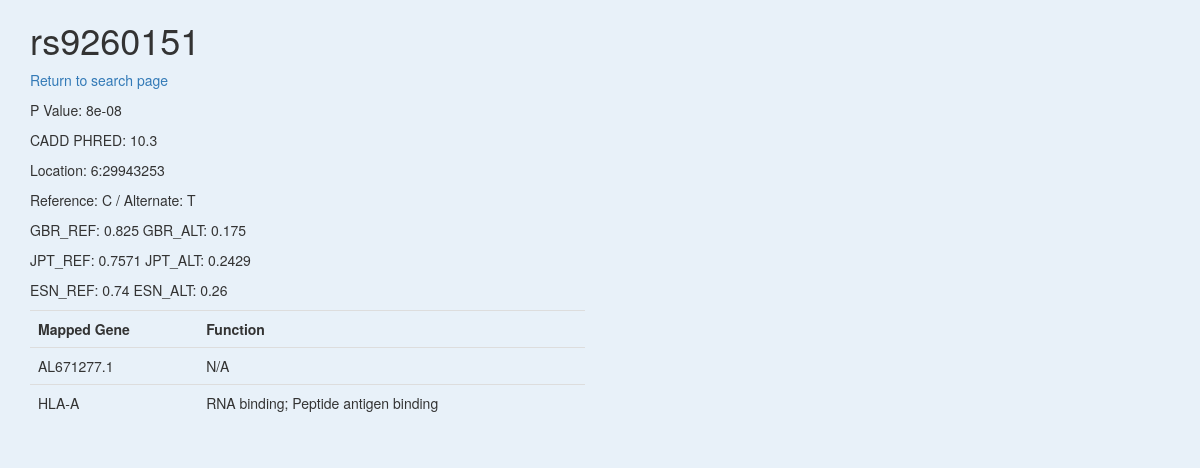
The page /SNPs/rs9260151 on the database its author committed.
### tables this page shows
CREATE TABLE SNP (
	id text PRIMARY KEY,
    CHR_N integer,
    CHR_P integer,
	REF_ALLELE text,
	ALT_ALLELE text,
    GBR_REF_FREQ real,
    GBR_ALT_FREQ real,
    JPT_REF_FREQ real,
    JPT_ALT_FREQ real,
    ESN_REF_FREQ real,
    ESN_ALT_FREQ real,
	CADD real,
    UNIQUE(id)
);

CREATE TABLE Gene (
	id text PRIMARY KEY,
	FUNCTIONAL text
);

### main.py (the view, shortened to what this page needs)
@app.route('/SNPs/<id>', methods=['GET', 'POST'])
def SNPs(id):
    try:
        conn = sqlite3.connect('Database/Database.db') # Connect to database
        cur = conn.cursor()
        cur.execute("""SELECT SNP.id,
                    CHR_N, CHR_P,
                    REF_ALLELE, ALT_ALLELE,
                    GBR_REF_FREQ, GBR_ALT_FREQ,
                    JPT_REF_FREQ, JPT_ALT_FREQ,
                    ESN_REF_FREQ, ESN_ALT_FREQ,
                    CADD,
                    MIN(P_VALUE),
                    GENE.id, FUNCTIONAL
                    FROM SNP
                    INNER JOIN P_Value ON SNP.id = P_value.RS_ID
                    LEFT JOIN Gene_SNP ON SNP.id = Gene_SNP.SNP_ID
                    LEFT JOIN Gene ON Gene.id = Gene_SNP.GENE_ID
                    WHERE SNP.id=?
                    GROUP BY GENE.id""", [id])
        rows = cur.fetchall()
        print(rows)
        conn.close()
        form = LDForm()
        if len(rows) == 0:
            return render_template('404.html', id=id) # If there are no results, 404 page will be rendered
        return render_template('SNP.html', id=id, rows=rows, form=form) # If there are results, SNP.html template will be returned
    except Exception as e: # Error handling
        error_text = "<p>The error:<br>" + str(e) + "</p>"
        hed = '<h1>Something is broken.</h1>'
        return hed + error_text

### templates/SNP.html (shortened to what this page needs)
{% extends 'bootstrap/base.html' %}
{% import "bootstrap/wtf.html" as wtf %}
{% block styles %}
{{ super() }}
{% endblock %}
{% block content %}
<div class="container">
  <div class="row">
    <div class="col-sm-6">
      <h1 class="pt-5 pb-2">{{ id }}</h1>
      <p><a href="{{ url_for('index') }}">Return to search page</a></p>
      <p>P Value: {{ rows[0][12] }}</p>
      <p>CADD PHRED: {{ rows[0][11] }}</p>
      <p>Location: {{ rows[0][1] }}:{{ rows[0][2] }}</p>
      <p>Reference: {{ rows[0][3] }} / Alternate: {{ rows[0][4] }}</p>
      <p>GBR_REF: {{ rows[0][5] }}      GBR_ALT: {{ rows[0][6] }}</p>
      <p>JPT_REF: {{ rows[0][7] }}      JPT_ALT: {{ rows[0][8] }}</p>
      <p>ESN_REF: {{ rows[0][9] }}      ESN_ALT: {{ rows[0][10] }}</p>
      <table class="table">
            <tr>
                <th>Mapped Gene</th>
                <th>Function</th>
            </tr>
            {% for row in rows %}
            <tr>
                <td>{{ row[13] }}</td>
                <td>{{ row[14] }}</td>
            </tr>
            {% endfor %}
        </table>
    </div>
  </div>
</div>
{% endblock %}

### templates/SNP.html (style rules this page uses)
body { background: #e8f1f9; }

### rows shown on the page
SNP: id "rs9260151", CADD "10.3", CHR_N "6", CHR_P "29943253", REF_ALLELE "C", ALT_ALLELE "T", GBR_REF_FREQ "0.825", GBR_ALT_FREQ "0.175", JPT_REF_FREQ "0.7571", JPT_ALT_FREQ "0.2429", ESN_REF_FREQ "0.74", ESN_ALT_FREQ "0.26", row "AL671277.1", FUNCTIONAL "N/A", row "HLA-A", FUNCTIONAL "RNA binding; Peptide antigen binding"

### other values the page prints
{{ rows[0][12] }} "8e-08"
